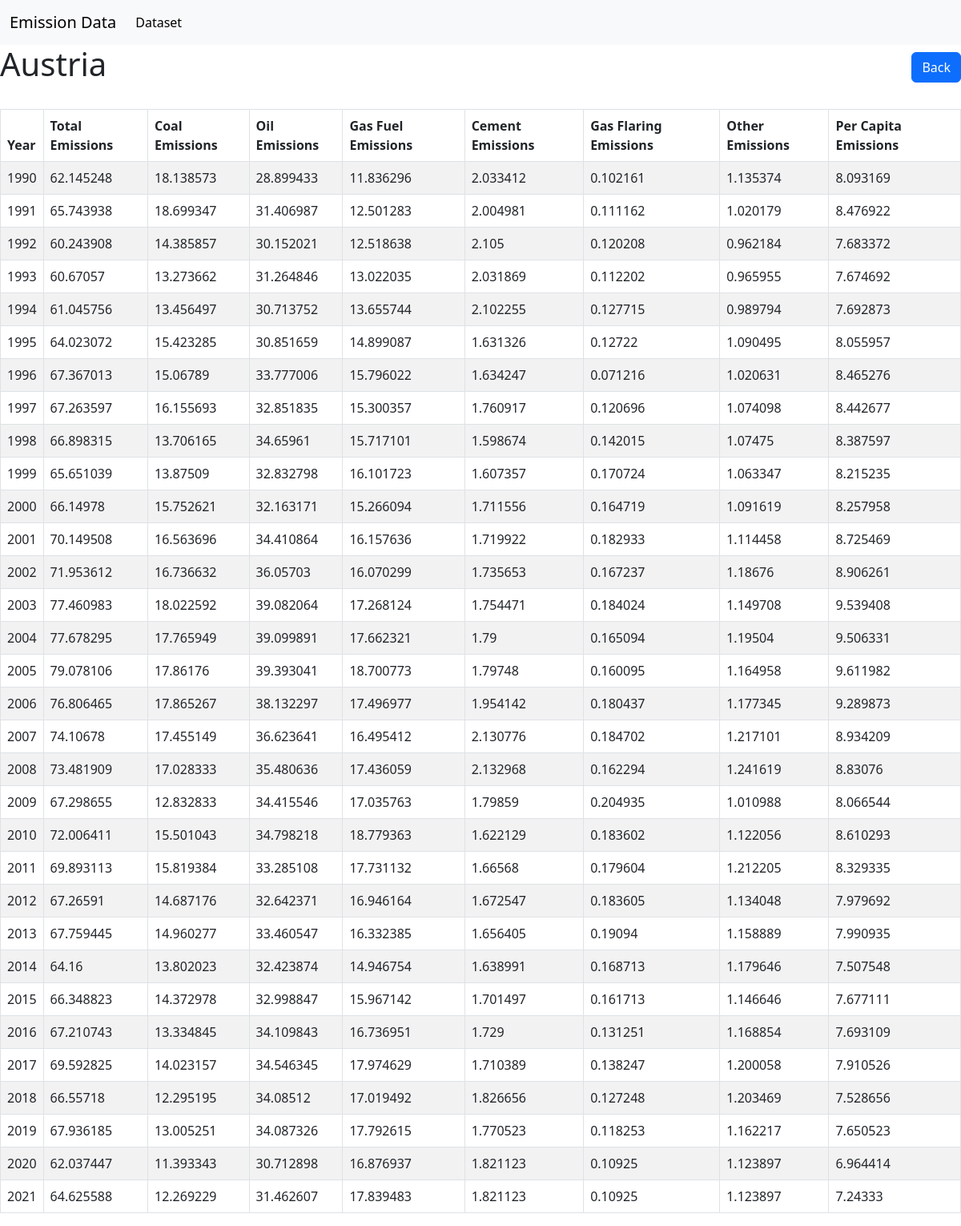
Page /emissionsss/13/ on the committed database.
### emissiondataapp/models.py (models this page shows, shortened)
class Country(models.Model):
    name = models.CharField(max_length=255)

class Emission(models.Model):
    country = models.ForeignKey(Country, on_delete=models.CASCADE)
    iso_alpha = models.CharField(max_length=100)
    year = models.IntegerField()
    total_emissions = models.FloatField()
    coal = models.FloatField()
    oil = models.FloatField()
    gas_fuel_emissions = models.FloatField()
    cement = models.FloatField()
    flaring = models.FloatField()
    other = models.FloatField()
    per_capita = models.FloatField()

### emissiondataapp/views.py (the view)
# urls.py: path('emissionsss/<int:pk>/', CountryDetailView.as_view(), name='country_detail')
class CountryDetailView(DetailView):
    model = Country
    template_name = 'country_detail.html'
    context_object_name = 'country'
    def get_context_data(self, **kwargs):
        context = super().get_context_data(**kwargs)
        country = self.get_object()
        context['emissions'] = Emission.objects.filter(country=country)
        return context

### emissiondataapp/templates/country_detail.html
{% extends 'base.html' %}
{% block content %}
<div class="d-flex justify-content-between align-items-center mb-4">
    <h1>{{ country.name }}</h1>
    <a href="javascript:history.go(-1)" class="btn btn-primary">Back</a>
  </div>
  {% if emissions %}
    <div class="table-responsive">
      <table class="table table-bordered table-striped">
        <thead>
          <tr>
            <th>Year</th>
            <th>Total Emissions</th>
            <th>Coal Emissions</th>
            <th>Oil Emissions</th>
            <th>Gas Fuel Emissions</th>
            <th>Cement Emissions</th>
            <th>Gas Flaring Emissions</th>
            <th>Other Emissions</th>
            <th>Per Capita Emissions</th>
          </tr>
        </thead>
        <tbody>
          {% for emission in emissions %}
            <tr>
              <td>{{ emission.year }}</td>
              <td>{{ emission.total_emissions }}</td>
              <td>{{ emission.coal }}</td>
              <td>{{ emission.oil }}</td>
              <td>{{ emission.gas_fuel_emissions }}</td>
              <td>{{ emission.cement }}</td>
              <td>{{ emission.flaring }}</td>
              <td>{{ emission.other }}</td>
              <td>{{ emission.per_capita }}</td>
            </tr>
          {% endfor %}
        </tbody>
      </table>
    </div>
  {% else %}
    <p>No emissions data available for this country.</p>
  {% endif %}
{% endblock %}

### rows in the picture
Country: name "Austria"
Emission: year "1990", total_emissions "62.145248", coal "18.138573", oil "28.899433", gas_fuel_emissions "11.836296", cement "2.033412", flaring "0.102161", other "1.135374", per_capita "8.093169"
Emission: year "1991", total_emissions "65.743938", coal "18.699347", oil "31.406987", gas_fuel_emissions "12.501283", cement "2.004981", flaring "0.111162", other "1.020179", per_capita "8.476922"
Emission: year "1992", total_emissions "60.243908", coal "14.385857", oil "30.152021", gas_fuel_emissions "12.518638", cement "2.105", flaring "0.120208", other "0.962184", per_capita "7.683372"
Emission: year "1993", total_emissions "60.67057", coal "13.273662", oil "31.264846", gas_fuel_emissions "13.022035", cement "2.031869", flaring "0.112202", other "0.965955", per_capita "7.674692"
Emission: year "1994", total_emissions "61.045756", coal "13.456497", oil "30.713752", gas_fuel_emissions "13.655744", cement "2.102255", flaring "0.127715", other "0.989794", per_capita "7.692873"
Emission: year "1995", total_emissions "64.023072", coal "15.423285", oil "30.851659", gas_fuel_emissions "14.899087", cement "1.631326", flaring "0.12722", other "1.090495", per_capita "8.055957"
Emission: year "1996", total_emissions "67.367013", coal "15.06789", oil "33.777006", gas_fuel_emissions "15.796022", cement "1.634247", flaring "0.071216", other "1.020631", per_capita "8.465276"
Emission: year "1997", total_emissions "67.263597", coal "16.155693", oil "32.851835", gas_fuel_emissions "15.300357", cement "1.760917", flaring "0.120696", other "1.074098", per_capita "8.442677"
Emission: year "1998", total_emissions "66.898315", coal "13.706165", oil "34.65961", gas_fuel_emissions "15.717101", cement "1.598674", flaring "0.142015", other "1.07475", per_capita "8.387597"
Emission: year "1999", total_emissions "65.651039", coal "13.87509", oil "32.832798", gas_fuel_emissions "16.101723", cement "1.607357", flaring "0.170724", other "1.063347", per_capita "8.215235"
Emission: year "2000", total_emissions "66.14978", coal "15.752621", oil "32.163171", gas_fuel_emissions "15.266094", cement "1.711556", flaring "0.164719", other "1.091619", per_capita "8.257958"
Emission: year "2001", total_emissions "70.149508", coal "16.563696", oil "34.410864", gas_fuel_emissions "16.157636", cement "1.719922", flaring "0.182933", other "1.114458", per_capita "8.725469"
Emission: year "2002", total_emissions "71.953612", coal "16.736632", oil "36.05703", gas_fuel_emissions "16.070299", cement "1.735653", flaring "0.167237", other "1.18676", per_capita "8.906261"
Emission: year "2003", total_emissions "77.460983", coal "18.022592", oil "39.082064", gas_fuel_emissions "17.268124", cement "1.754471", flaring "0.184024", other "1.149708", per_capita "9.539408"
Emission: year "2004", total_emissions "77.678295", coal "17.765949", oil "39.099891", gas_fuel_emissions "17.662321", cement "1.79", flaring "0.165094", other "1.19504", per_capita "9.506331"
Emission: year "2005", total_emissions "79.078106", coal "17.86176", oil "39.393041", gas_fuel_emissions "18.700773", cement "1.79748", flaring "0.160095", other "1.164958", per_capita "9.611982"
Emission: year "2006", total_emissions "76.806465", coal "17.865267", oil "38.132297", gas_fuel_emissions "17.496977", cement "1.954142", flaring "0.180437", other "1.177345", per_capita "9.289873"
Emission: year "2007", total_emissions "74.10678", coal "17.455149", oil "36.623641", gas_fuel_emissions "16.495412", cement "2.130776", flaring "0.184702", other "1.217101", per_capita "8.934209"
Emission: year "2008", total_emissions "73.481909", coal "17.028333", oil "35.480636", gas_fuel_emissions "17.436059", cement "2.132968", flaring "0.162294", other "1.241619", per_capita "8.83076"
Emission: year "2009", total_emissions "67.298655", coal "12.832833", oil "34.415546", gas_fuel_emissions "17.035763", cement "1.79859", flaring "0.204935", other "1.010988", per_capita "8.066544"
Emission: year "2010", total_emissions "72.006411", coal "15.501043", oil "34.798218", gas_fuel_emissions "18.779363", cement "1.622129", flaring "0.183602", other "1.122056", per_capita "8.610293"
Emission: year "2011", total_emissions "69.893113", coal "15.819384", oil "33.285108", gas_fuel_emissions "17.731132", cement "1.66568", flaring "0.179604", other "1.212205", per_capita "8.329335"
Emission: year "2012", total_emissions "67.26591", coal "14.687176", oil "32.642371", gas_fuel_emissions "16.946164", cement "1.672547", flaring "0.183605", other "1.134048", per_capita "7.979692"
Emission: year "2013", total_emissions "67.759445", coal "14.960277", oil "33.460547", gas_fuel_emissions "16.332385", cement "1.656405", flaring "0.19094", other "1.158889", per_capita "7.990935"
Emission: year "2014", total_emissions "64.16", coal "13.802023", oil "32.423874", gas_fuel_emissions "14.946754", cement "1.638991", flaring "0.168713", other "1.179646", per_capita "7.507548"
Emission: year "2015", total_emissions "66.348823", coal "14.372978", oil "32.998847", gas_fuel_emissions "15.967142", cement "1.701497", flaring "0.161713", other "1.146646", per_capita "7.677111"
Emission: year "2016", total_emissions "67.210743", coal "13.334845", oil "34.109843", gas_fuel_emissions "16.736951", cement "1.729", flaring "0.131251", other "1.168854", per_capita "7.693109"
Emission: year "2017", total_emissions "69.592825", coal "14.023157", oil "34.546345", gas_fuel_emissions "17.974629", cement "1.710389", flaring "0.138247", other "1.200058", per_capita "7.910526"
Emission: year "2018", total_emissions "66.55718", coal "12.295195", oil "34.08512", gas_fuel_emissions "17.019492", cement "1.826656", flaring "0.127248", other "1.203469", per_capita "7.528656"
Emission: year "2019", total_emissions "67.936185", coal "13.005251", oil "34.087326", gas_fuel_emissions "17.792615", cement "1.770523", flaring "0.118253", other "1.162217", per_capita "7.650523"
Emission: year "2020", total_emissions "62.037447", coal "11.393343", oil "30.712898", gas_fuel_emissions "16.876937", cement "1.821123", flaring "0.10925", other "1.123897", per_capita "6.964414"
Emission: year "2021", total_emissions "64.625588", coal "12.269229", oil "31.462607", gas_fuel_emissions "17.839483", cement "1.821123", flaring "0.10925", other "1.123897", per_capita "7.24333"
